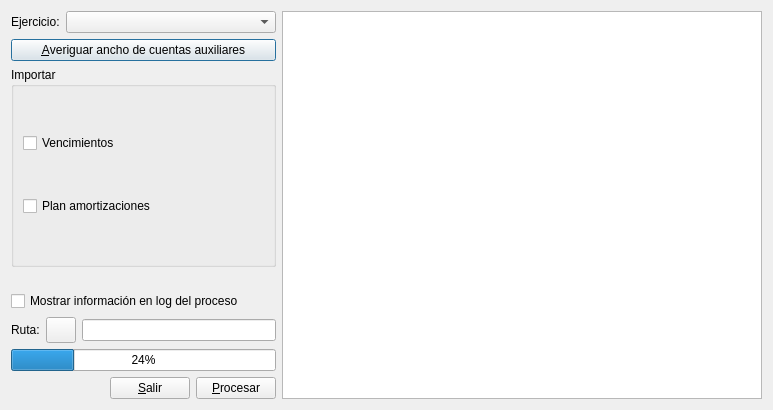
<?xml version="1.0" encoding="UTF-8"?>
<ui version="4.0">
 <class>import_cplus</class>
 <widget class="QDialog" name="import_cplus">
  <property name="geometry">
   <rect>
    <x>0</x>
    <y>0</y>
    <width>773</width>
    <height>410</height>
   </rect>
  </property>
  <property name="windowTitle">
   <string>Importación Contaplús</string>
  </property>
  <layout class="QHBoxLayout" name="horizontalLayout_4">
   <item>
    <layout class="QVBoxLayout" name="verticalLayout_2">
     <item>
      <layout class="QHBoxLayout" name="horizontalLayout_3">
       <item>
        <widget class="QLabel" name="label">
         <property name="text">
          <string>Ejercicio:</string>
         </property>
        </widget>
       </item>
       <item>
        <widget class="QComboBox" name="ejercicioscomboBox">
         <property name="sizePolicy">
          <sizepolicy hsizetype="Expanding" vsizetype="Fixed">
           <horstretch>0</horstretch>
           <verstretch>0</verstretch>
          </sizepolicy>
         </property>
        </widget>
       </item>
      </layout>
     </item>
     <item>
      <widget class="QPushButton" name="anchopushButton">
       <property name="text">
        <string>&amp;Averiguar ancho de cuentas auxiliares</string>
       </property>
      </widget>
     </item>
     <item>
      <widget class="QGroupBox" name="groupBox">
       <property name="minimumSize">
        <size>
         <width>0</width>
         <height>200</height>
        </size>
       </property>
       <property name="title">
        <string>Importar</string>
       </property>
       <layout class="QVBoxLayout" name="verticalLayout">
        <item>
         <widget class="QCheckBox" name="vencicheckBox">
          <property name="text">
           <string>Vencimientos</string>
          </property>
         </widget>
        </item>
        <item>
         <widget class="QCheckBox" name="amortcheckBox">
          <property name="text">
           <string>Plan amortizaciones</string>
          </property>
         </widget>
        </item>
       </layout>
      </widget>
     </item>
     <item>
      <spacer name="verticalSpacer">
       <property name="orientation">
        <enum>Qt::Vertical</enum>
       </property>
       <property name="sizeHint" stdset="0">
        <size>
         <width>20</width>
         <height>40</height>
        </size>
       </property>
      </spacer>
     </item>
     <item>
      <widget class="QCheckBox" name="logcheckBox">
       <property name="text">
        <string>Mostrar información en log del proceso</string>
       </property>
      </widget>
     </item>
     <item>
      <layout class="QHBoxLayout" name="horizontalLayout_2">
       <item>
        <widget class="QLabel" name="label_2">
         <property name="text">
          <string>Ruta:</string>
         </property>
        </widget>
       </item>
       <item>
        <widget class="QPushButton" name="rutapushButton">
         <property name="minimumSize">
          <size>
           <width>30</width>
           <height>26</height>
          </size>
         </property>
         <property name="maximumSize">
          <size>
           <width>30</width>
           <height>26</height>
          </size>
         </property>
         <property name="toolTip">
          <string>Cargar fichero documento</string>
         </property>
         <property name="text">
          <string/>
         </property>
         <property name="icon">
          <iconset resource="keme.qrc">
           <normaloff>:/iconos/graf/fileimport.png</normaloff>:/iconos/graf/fileimport.png</iconset>
         </property>
        </widget>
       </item>
       <item>
        <widget class="QLineEdit" name="rutalineEdit"/>
       </item>
      </layout>
     </item>
     <item>
      <widget class="QProgressBar" name="progressBar">
       <property name="value">
        <number>24</number>
       </property>
      </widget>
     </item>
     <item>
      <layout class="QHBoxLayout" name="horizontalLayout">
       <item>
        <spacer name="horizontalSpacer">
         <property name="orientation">
          <enum>Qt::Horizontal</enum>
         </property>
         <property name="sizeHint" stdset="0">
          <size>
           <width>40</width>
           <height>20</height>
          </size>
         </property>
        </spacer>
       </item>
       <item>
        <widget class="QPushButton" name="cancelarpushButton">
         <property name="text">
          <string>&amp;Salir</string>
         </property>
         <property name="icon">
          <iconset resource="keme.qrc">
           <normaloff>:/iconos/graf/application-exit.png</normaloff>:/iconos/graf/application-exit.png</iconset>
         </property>
        </widget>
       </item>
       <item>
        <widget class="QPushButton" name="procesarpushButton">
         <property name="text">
          <string>&amp;Procesar</string>
         </property>
         <property name="icon">
          <iconset resource="keme.qrc">
           <normaloff>:/iconos/graf/exec.png</normaloff>:/iconos/graf/exec.png</iconset>
         </property>
        </widget>
       </item>
      </layout>
     </item>
    </layout>
   </item>
   <item>
    <widget class="QTextEdit" name="logtextEdit">
     <property name="minimumSize">
      <size>
       <width>480</width>
       <height>0</height>
      </size>
     </property>
    </widget>
   </item>
  </layout>
 </widget>
 <tabstops>
  <tabstop>ejercicioscomboBox</tabstop>
  <tabstop>anchopushButton</tabstop>
  <tabstop>vencicheckBox</tabstop>
  <tabstop>amortcheckBox</tabstop>
  <tabstop>logcheckBox</tabstop>
  <tabstop>rutapushButton</tabstop>
  <tabstop>rutalineEdit</tabstop>
  <tabstop>cancelarpushButton</tabstop>
  <tabstop>procesarpushButton</tabstop>
  <tabstop>logtextEdit</tabstop>
 </tabstops>
 <resources>
  <include location="keme.qrc"/>
 </resources>
 <connections>
  <connection>
   <sender>cancelarpushButton</sender>
   <signal>clicked()</signal>
   <receiver>import_cplus</receiver>
   <slot>reject()</slot>
   <hints>
    <hint type="sourcelabel">
     <x>145</x>
     <y>312</y>
    </hint>
    <hint type="destinationlabel">
     <x>106</x>
     <y>298</y>
    </hint>
   </hints>
  </connection>
 </connections>
</ui>
